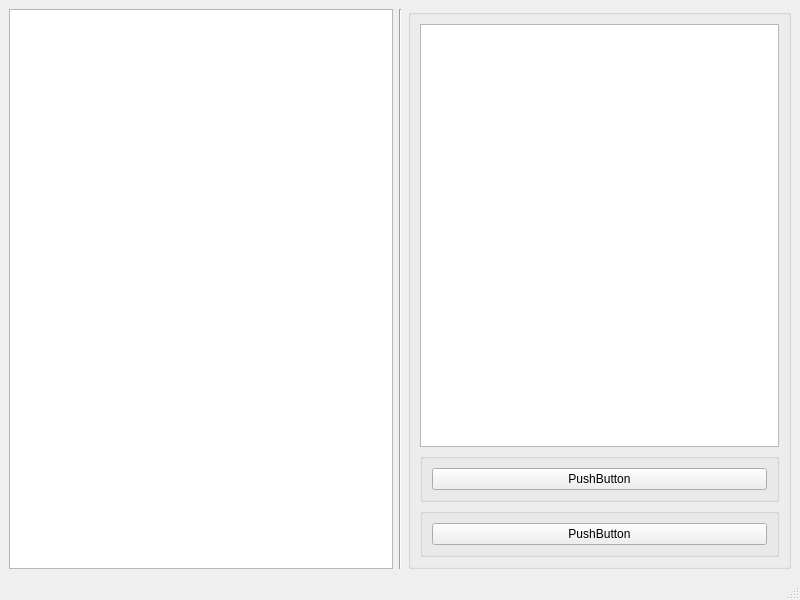
<?xml version="1.0" encoding="UTF-8"?>
<ui version="4.0">
 <class>MainWindow</class>
 <widget class="QMainWindow" name="MainWindow">
  <property name="geometry">
   <rect>
    <x>0</x>
    <y>0</y>
    <width>800</width>
    <height>600</height>
   </rect>
  </property>
  <property name="windowTitle">
   <string>MainWindow</string>
  </property>
  <widget class="QWidget" name="centralwidget">
   <layout class="QHBoxLayout" name="horizontalLayout_2">
    <item>
     <widget class="Console" name="console"/>
    </item>
    <item>
     <widget class="Line" name="line">
      <property name="orientation">
       <enum>Qt::Vertical</enum>
      </property>
     </widget>
    </item>
    <item>
     <widget class="QGroupBox" name="gBControlPanel">
      <property name="title">
       <string/>
      </property>
      <layout class="QVBoxLayout" name="verticalLayout">
       <item>
        <layout class="QFormLayout" name="formLayout"/>
       </item>
       <item>
        <widget class="QTextEdit" name="textEdit"/>
       </item>
       <item>
        <widget class="QGroupBox" name="groupBox">
         <property name="title">
          <string/>
         </property>
         <layout class="QHBoxLayout" name="horizontalLayout">
          <item>
           <widget class="QPushButton" name="pushButton">
            <property name="text">
             <string>PushButton</string>
            </property>
           </widget>
          </item>
         </layout>
        </widget>
       </item>
       <item>
        <widget class="QGroupBox" name="groupBox_2">
         <property name="title">
          <string/>
         </property>
         <layout class="QHBoxLayout" name="horizontalLayout_3">
          <item>
           <widget class="QPushButton" name="pushButton_2">
            <property name="text">
             <string>PushButton</string>
            </property>
           </widget>
          </item>
         </layout>
        </widget>
       </item>
      </layout>
     </widget>
    </item>
   </layout>
  </widget>
  <widget class="QMenuBar" name="menubar">
   <property name="geometry">
    <rect>
     <x>0</x>
     <y>0</y>
     <width>800</width>
     <height>26</height>
    </rect>
   </property>
  </widget>
  <widget class="QStatusBar" name="statusbar"/>
 </widget>
 <customwidgets>
  <customwidget>
   <class>Console</class>
   <extends>QTextEdit</extends>
   <header>console.hpp</header>
  </customwidget>
 </customwidgets>
 <resources/>
 <connections/>
</ui>
